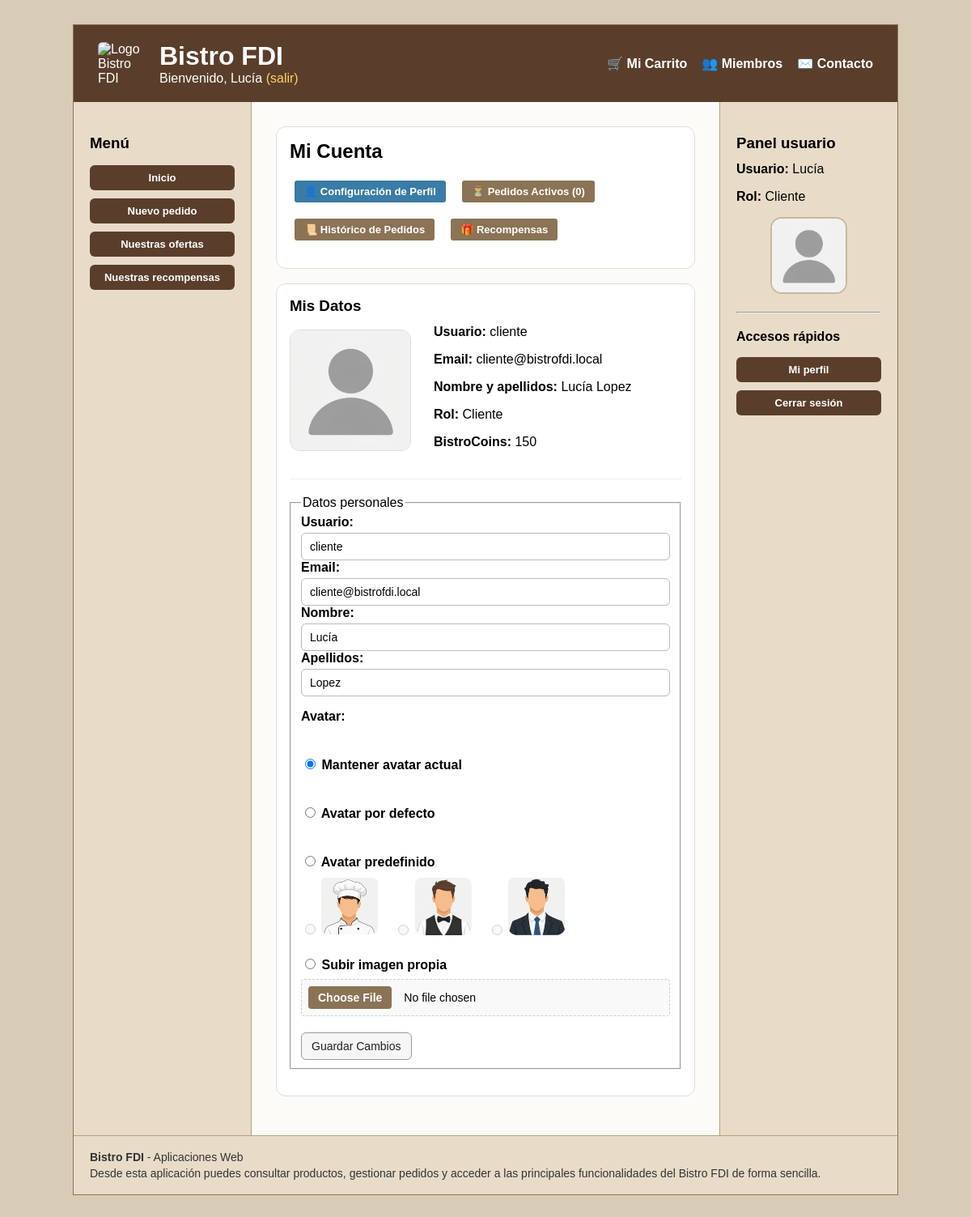
/vistas/usuarios/perfil.php (signed in), run on the app's committed database.
### tables this page shows
CREATE TABLE IF NOT EXISTS `usuarios` (
    `id` INT AUTO_INCREMENT PRIMARY KEY,
    `username` VARCHAR(100) NOT NULL UNIQUE,
    `email` VARCHAR(150) NOT NULL UNIQUE,
    `nombre` VARCHAR(100) NOT NULL,
    `apellidos` VARCHAR(100) NOT NULL,
    `password_hash` VARCHAR(255) NOT NULL,
    `rol` ENUM('cliente', 'camarero', 'cocinero', 'gerente') NOT NULL DEFAULT 'cliente',
    `avatar_tipo` ENUM('default', 'preset', 'custom') NOT NULL DEFAULT 'default',
    `avatar_valor` VARCHAR(255) DEFAULT NULL,
    `activo` TINYINT(1) NOT NULL DEFAULT 1,
    `deleted_at` TIMESTAMP NULL DEFAULT NULL,
    `created_at` TIMESTAMP DEFAULT CURRENT_TIMESTAMP,
    `updated_at` TIMESTAMP DEFAULT CURRENT_TIMESTAMP ON UPDATE CURRENT_TIMESTAMP,
    `bistrocoins` INT NOT NULL DEFAULT 0
);

### includes/UsuarioDAO.php (called while the page is built, shortened)
<?php
require_once __DIR__ . '/../entities/Usuario.php';
require_once __DIR__ . '/util.php';
class UsuarioDAO {
    public static function default_avatar(): string {
        return RUTA_APP . '/img/avatares/default.png';
    }
    public static function role_label(string $role): string {
        return ucfirst($role);
    }
    private static function row_to_usuario(array $row): Usuario {
        $row['avatar_url'] = self::user_row_to_avatar_url($row);
        return new Usuario(
            (int)$row['id'],
            $row['username'],
            $row['email'],
            $row['nombre'],
            $row['apellidos'],
            $row['password_hash'],
            $row['rol'] ?? 'cliente',
            $row['avatar_tipo'] ?? 'default',
            $row['avatar_valor'] ?? null,
            $row['avatar_url'],
            (int)$row['activo'],
            $row['updated_at'] ?? '',
            (int)($row['bistrocoins'] ?? 0)
        );
    }
    private static function user_row_to_avatar_url(array $row): string {
        $tipo = (string)($row['avatar_tipo'] ?? 'default');
        return self::default_avatar();
    }
    public static function user_find_by_id(int $id, bool $includeInactive = true): ?Usuario {
        $conn = crearConexion();
        $sql = $includeInactive
            ? "SELECT * FROM usuarios WHERE id = ? LIMIT 1"
            : "SELECT * FROM usuarios WHERE id = ? AND activo = 1 LIMIT 1";
        $stmt = $conn->prepare($sql);
        $stmt->bind_param("i", $id);
        $stmt->execute();
        $result = $stmt->get_result();
        $row = $result->fetch_assoc();
        return $row ? self::row_to_usuario($row) : null;
    }
}

### includes/auth.php (called while the page is built, shortened)
<?php
require_once __DIR__ . '/UsuarioDAO.php';
function current_user(): ?Usuario {
    $id = (int)$_SESSION['user_id'];
    $user = UsuarioDAO::user_find_by_id($id);
    return $user;
}
function require_login(): Usuario {
    $user = current_user();
    return $user;
}
        ?>

### entities/Usuario.php (called while the page is built, shortened)
<?php
class Usuario {
    private $id;
    private $username;
    private $email;
    private $nombre;
    private $apellidos;
    private $rol;
    private $avatar_url;
    private $activo;
    private $bistrocoins;
    public function __construct(int $id, string $username, string $email, string $nombre, string $apellidos,
                                string $password_hash, string $rol, string $avatar_tipo, ?string $avatar_valor,
                                string $avatar_url, int $activo, string $updated_at, int $bistrocoins = 0) {
        $this->id = $id;
        $this->username = $username;
        $this->email = $email;
        $this->nombre = $nombre;
        $this->apellidos = $apellidos;
        $this->rol = $rol;
        $this->avatar_url = $avatar_url;
        $this->activo = $activo;
        $this->bistrocoins = $bistrocoins;
    }
    public function getId(): int { return $this->id; }
    public function getUsername(): string { return $this->username; }
    public function getEmail(): string { return $this->email; }
    public function getNombre(): string { return $this->nombre; }
    public function getApellidos(): string { return $this->apellidos; }
    public function getRol(): string { return $this->rol; }
    public function getAvatarUrl(): string { return $this->avatar_url; }
    public function isActivo(): bool { return $this->activo === 1; }
    public function getBistrocoins(): int { return $this->bistrocoins; }
}

### includes/util.php (called while the page is built, shortened)
<?php
function escaparHtml(?string $value): string
{
    return htmlspecialchars((string) $value, ENT_QUOTES | ENT_SUBSTITUTE, 'UTF-8');
}

### includes/PedidoDAO.php (called while the page is built, shortened)
<?php
require_once __DIR__ . '/application.php';
class PedidoDAO
{
    public static function contarPedidosActivosByUsuario(int $usuario_id): int
    {
        global $conn;
        $sql = "
            SELECT COUNT(*) as num_activos
            FROM pedidos
            WHERE usuario_id = ?
               AND estado IN ('en_preparacion', 'cocinando', 'listo_cocina', 'terminado')
        ";
        $stmt = $conn->prepare($sql);
        $stmt->bind_param("i", $usuario_id);
        $stmt->execute();
        $result = $stmt->get_result();
        $row = $result->fetch_assoc();
        return (int) ($row['num_activos'] ?? 0);
    }
}

### includes/PedidoService.php (called while the page is built, shortened)
<?php
require_once __DIR__ . '/OfertaEnPedidoDAO.php';
require_once __DIR__ . '/PedidoDAO.php';
class PedidoService
{
    public static function contarPedidosActivosByUsuario(int $usuario_id): int
    {
        return PedidoDAO::contarPedidosActivosByUsuario($usuario_id);
    }
}

### vistas/usuarios/perfil.php (the view, shortened to what this page needs)
<?php
require_once __DIR__ . '/../../includes/auth.php';
require_once __DIR__ . '/../../includes/util.php';
require_once __DIR__ . '/../../includes/UsuarioDAO.php';
require_once __DIR__ . '/../../includes/Formulario/FormularioPerfil.php';
require_once __DIR__ . '/../../includes/PedidoService.php';
$user = require_login();
$form = new FormularioPerfil();
$htmlFormPerfil = $form->gestiona();
$numPedidosActivos = 0;
$uid = $user->getId();
$tab = $_GET['tab'] ?? 'datos';
try {
    $numPedidosActivos = PedidoService::contarPedidosActivosByUsuario($uid);
} catch (\Exception $e) {
    $pedidosDisponibles = false;
}
$saldoBistrocoins = method_exists($user, 'getBistrocoins') ? (int)$user->getBistrocoins() : 0;
?>
<div class="panel">
    <h2>Mi Cuenta</h2>
    <div class="actions-inline mb-12">
        <a href="perfil.php?tab=datos" class="btn <?= $tab === 'datos' ? 'editar' : '' ?>">👤 Configuración de Perfil</a>
        <a href="perfil.php?tab=activos" class="btn <?= $tab === 'activos' ? 'editar' : '' ?>">⏳ Pedidos Activos (<?= (int)$numPedidosActivos ?>)</a>
        <a href="perfil.php?tab=historico" class="btn <?= $tab === 'historico' ? 'editar' : '' ?>">📜 Histórico de Pedidos</a>
        <a href="<?= RUTA_APP ?>/vistas/recompensas/recompensaCliente.php" class="btn">🎁 Recompensas</a>
    </div>
</div>
<main class="profile-layout">
    <?php if ($tab === 'datos'): ?>
        <section class="panel profile-card span-full">
            <h3>Mis Datos</h3>
            <div class="profile-top">
                <div class="perfil-avatar-box">
                    <img class="avatar lg"
                         src="<?= escaparHtml($user->getAvatarUrl()) ?>"
                         alt="Avatar de <?= escaparHtml($user->getUsername()) ?>">
                </div>
                <div class="perfil-datos-box">
                    <p><strong>Usuario:</strong> <?= escaparHtml($user->getUsername()) ?></p>
                    <p><strong>Email:</strong> <?= escaparHtml($user->getEmail()) ?></p>
                    <p><strong>Nombre y apellidos:</strong> <?= escaparHtml($user->getNombre()) ?> <?= escaparHtml($user->getApellidos()) ?></p>
                    <p><strong>Rol:</strong> <?= escaparHtml(UsuarioDAO::role_label((string)$user->getRol())) ?></p>
                    <p><strong>BistroCoins:</strong> <?= (int)$saldoBistrocoins ?></p>
                </div>
            </div>
            <div class="mt-20">
                <?= $htmlFormPerfil ?>
            </div>
        </section>
    <?php endif; ?>
</main>
<?php
require __DIR__ . '/../../includes/plantilla.php';
?>

### includes/Formulario/FormularioPerfil.php (shortened to what this page needs)
<?php
require_once __DIR__ . '/Formulario.php';
require_once __DIR__ . '/../../includes/UsuarioDAO.php';
require_once __DIR__ . '/../../includes/auth.php';
require_once __DIR__ . '/../../includes/util.php';
class FormularioPerfil extends Formulario
{
    private $user;
    public function __construct()
    {
        $this->user = \current_user();
    }
    protected function generaCamposFormulario(&$datos)
    {
        $username = escaparHtml($datos['username'] ?? $this->user->getUsername() ?? '');
        $email = escaparHtml($datos['email'] ?? $this->user->getEmail() ?? '');
        $nombre = escaparHtml($datos['nombre'] ?? $this->user->getNombre() ?? '');
        $apellidos = escaparHtml($datos['apellidos'] ?? $this->user->getApellidos() ?? '');
        $htmlErroresGlobales = self::generaListaErroresGlobales($this->errores);
        $erroresCampos = self::generaErroresCampos(
            ['username', 'email', 'nombre', 'apellidos', 'avatar'],
            $this->errores,
            'span',
            ['class' => 'error']
        );
        $chef = RUTA_APP . '/img/avatares/cocinero.png';
        $waiter = RUTA_APP . '/img/avatares/camarero.png';
        $manager = RUTA_APP . '/img/avatares/gerente.png';
return <<<EOF
$htmlErroresGlobales
<fieldset>
    <legend>Datos personales</legend>
    <div>
        <label for="username">Usuario:</label>
        <input id="username" type="text" name="username" value="$username" />
        {$erroresCampos['username']}
    </div>
    <div>
        <label for="email">Email:</label>
        <input id="email" type="email" name="email" value="$email" />
        {$erroresCampos['email']}
    </div>
    <div>
        <label for="nombre">Nombre:</label>
        <input id="nombre" type="text" name="nombre" value="$nombre" />
        {$erroresCampos['nombre']}
    </div>
    <div>
        <label for="apellidos">Apellidos:</label>
        <input id="apellidos" type="text" name="apellidos" value="$apellidos" />
        {$erroresCampos['apellidos']}
    </div>
    <div class="mt-16">
        <label>Avatar:</label><br><br>
        <label>
            <input type="radio" name="avatar_mode" value="keep" checked>
            Mantener avatar actual
        </label>
        <br><br>
        <label>
            <input type="radio" name="avatar_mode" value="default">
            Avatar por defecto
        </label>
        <br><br>
        <label>
            <input type="radio" name="avatar_mode" value="preset">
            Avatar predefinido
        </label>
        <div class="avatar-preset-grid">
            <label>
                <input type="radio" name="avatar_preset" value="preset_chef" disabled>
                <img src="$chef" width="70">
            </label>
            <label>
                <input type="radio" name="avatar_preset" value="preset_waiter" disabled>
                <img src="$waiter" width="70">
            </label>
            <label>
                <input type="radio" name="avatar_preset" value="preset_manager" disabled>
                <img src="$manager" width="70">
            </label>
        </div>
        <br>
        <label>
            <input type="radio" name="avatar_mode" value="upload">
            Subir imagen propia
        </label>
        <input
            type="file"
            name="avatar_upload"
            class="input-archivo"
            accept="image/jpeg,image/png,image/webp,image/gif">
        {$erroresCampos['avatar']}
    </div>
    <div class="mt-20">
        <button type="submit" name="accion" value="guardar_perfil">Guardar Cambios</button>
    </div>
</fieldset>
EOF;
    }
}

### cabecera.php (shortened to what this page needs)
<?php
require_once __DIR__ . '/includes/auth.php';
function mostrarSaludo(): string {
    $user = current_user();
    if ($user) {
        $nombre = $user->getNombre() ?: $user->getUsername();
        return "Bienvenido, " . htmlspecialchars($nombre) .
            " <a href='" . RUTA_APP . "/scripts/usuarios/logout.php'>(salir)</a>";
    }
    return "Usuario desconocido. <a href='" . RUTA_APP . "/vistas/usuarios/acceso.php#login'>Login</a>";
}
?>
<div class="cabecera-superior">
    <div class="cabecera-brand">
        <img src="<?= RUTA_APP ?>/img/logo_personalizado.png" alt="Logo Bistro FDI" class="logo-cabecera">
        <div>
            <h1>Bistro FDI</h1>
            <div class="saludo"><?= mostrarSaludo(); ?></div>
        </div>
    </div>
    <nav class="menu-principal">
        <ul>
            <?php if (current_user()): ?>
                <li><a href="<?= RUTA_APP ?>/vistas/pedidos/carrito.php">🛒 Mi Carrito</a></li>
            <?php endif; ?>
            <li><a href="<?= RUTA_APP ?>/miembros.php">👥 Miembros</a></li>
            <li><a href="<?= RUTA_APP ?>/contacto.php">✉️ Contacto</a></li>
        </ul>
    </nav>
</div>

### sideBarDer.php
<?php
require_once __DIR__ . '/includes/auth.php';
require_once __DIR__ . '/includes/util.php';
$user = current_user();
$nombre = $user ? $user->getNombre() : 'Invitado';
$rol = $user ? $user->getRol() : 'No autenticado';
$avatarSrc = $user ? $user->getAvatarUrl() : '';
?>
<section class="panel-usuario-sidebar">
    <h3>Panel usuario</h3>
    <p><strong>Usuario:</strong> <?= escaparHtml($nombre) ?></p>
    <p><strong>Rol:</strong> <?= escaparHtml(ucfirst($rol)) ?></p>
    <?php if ($user): ?>
        <div class="sidebar-avatar-box">
            <img src="<?= escaparHtml($avatarSrc) ?>"
                 alt="Foto de perfil de <?= escaparHtml($nombre) ?>"
                 class="sidebar-avatar">
        </div>
    <?php endif; ?>
    <hr>
    <nav aria-label="Accesos rápidos del usuario">
        <h4>Accesos rápidos</h4>
        <ul class="menu-izq">
            <?php if ($user && $user->getRol() === 'gerente'): ?>
                <li><a href="<?= RUTA_APP ?>/vistas/usuarios/usuarios.php">Listado de usuarios</a></li>
                <li><a href="<?= RUTA_APP ?>/vistas/usuarios/usuario_form.php?modo=crear">Registrar trabajador</a></li>
                <li><a href="<?= RUTA_APP ?>/vistas/usuarios/perfil.php">Mi perfil</a></li>
                <li><a href="<?= RUTA_APP ?>/scripts/usuarios/logout.php">Cerrar sesión</a></li>
            <?php elseif ($user): ?>
                <li><a href="<?= RUTA_APP ?>/vistas/usuarios/perfil.php">Mi perfil</a></li>
                <li><a href="<?= RUTA_APP ?>/scripts/usuarios/logout.php">Cerrar sesión</a></li>
            <?php else: ?>
                <li><a href="<?= RUTA_APP ?>/vistas/usuarios/acceso.php#login">Iniciar sesión</a></li>
                <li><a href="<?= RUTA_APP ?>/vistas/usuarios/registro.php">Registrarse</a></li>
            <?php endif; ?>
        </ul>
    </nav>
</section>

### data on the page
usuarios: nombre "Lucía", username "cliente", email "cliente@bistrofdi.local", apellidos "Lopez", rol "Cliente", bistrocoins "150"

### other printed values
$numPedidosActivos "0"
